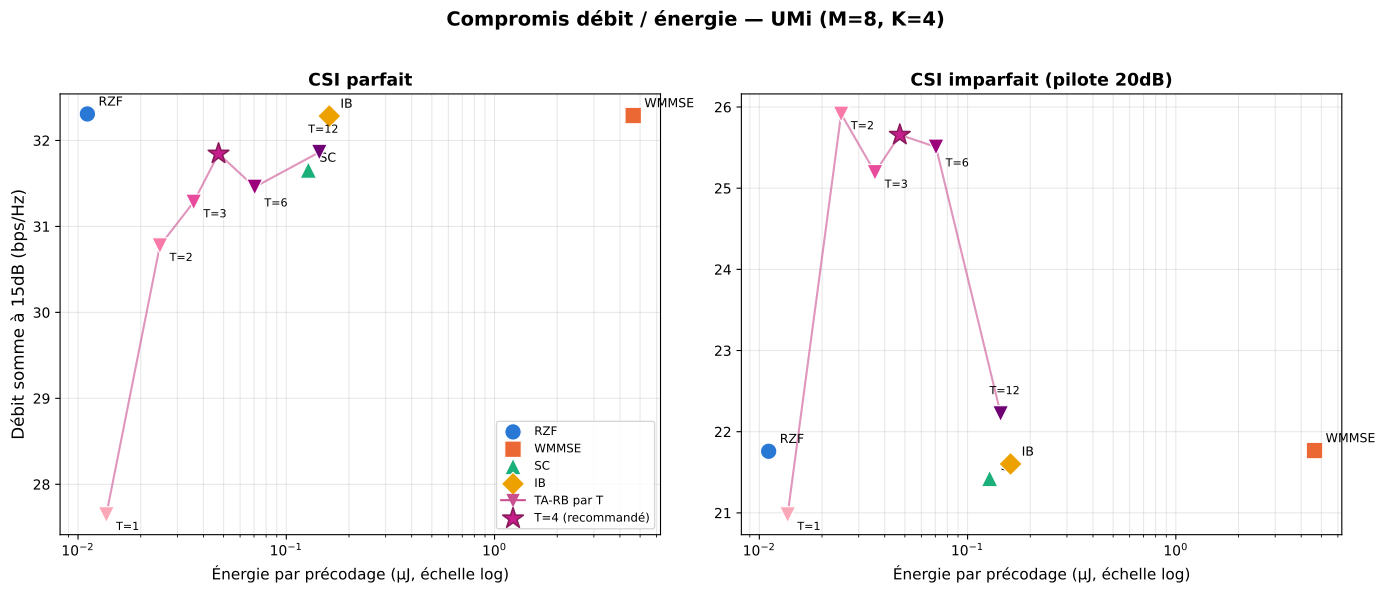

Recreate this plot in Python.
"""
figB_pareto_energy_T.py — Figure B, double panneau (demande utilisateur) :
Pareto débit/énergie, UMi (M=8, K=4) -- **gauche : CSI parfait**,
**droite : CSI imparfait** (pilote 20dB), même structure (RZF, WMMSE,
SC, IB, TA-RB par T ∈ {1,2,3,4,6,12}, débit à 15dB). Énergie par
précodage identique dans les deux panneaux (dépend de l'architecture,
pas du CSI). **T=4 mis en avant** comme point de fonctionnement
recommandé (meilleure moyenne %WMMSE du sweep CSI parfait ET moins
cher que T=6/T=12).

Usage: python3 figB_pareto_energy_T.py  (depuis results/figures_final/, CPU)
"""
import json
import numpy as np
import matplotlib
matplotlib.use('Agg')
import matplotlib.pyplot as plt
import matplotlib.cm as cm

DATA_DIR = '../../results/'

COLORS = {'RZF': '#2a78d6', 'WMMSE': '#eb6834', 'SC': '#1baf7a', 'IB': '#eda100'}
MARKERS = {'RZF': 'o', 'WMMSE': 's', 'SC': '^', 'IB': 'D'}
T_VALUES = [1, 2, 3, 4, 6, 12]
T_RECOMMENDED = 4
LABEL_OFFSETS = {1: (7, -11), 2: (7, -11), 3: (7, -11), 6: (7, -14), 12: (-8, 14)}

classical = np.load(DATA_DIR + 'classical_comparison_M8K4.npy', allow_pickle=True).item()
snr_classical = classical['snr']

single_evals = json.load(open(DATA_DIR + 'diag_front_a_signed_attn.json'))['evals']
intra_evals = json.load(open(DATA_DIR + 'diag_front_a_signed_attn_intra_rb.json'))['evals']
energy_v2 = json.load(open(DATA_DIR + 'complexity_energy_signed_attn_v2.json'))
energy_by_method = {r['method']: r for r in energy_v2 if r['precision'] == 'INT8'}
energy_fp32 = {r['method']: r for r in energy_v2 if r['precision'] == 'FP32'}
energy_per_T = json.load(open(DATA_DIR + 'energy_per_T_signed_attn.json'))
tsweep = {T: json.load(open(DATA_DIR + f'diag_tarb_residual_signed_attn_T{T}_train.json'))
          for T in T_VALUES}

e_rzf = energy_fp32['RZF']['energy_uj']
e_wmmse = energy_fp32['WMMSE (I=10)']['energy_uj']
e_sc = energy_by_method['SingleSC-signed_attn']['energy_uj']
e_ib = energy_by_method['IntraRB-signed_attn']['energy_uj']
e_T = {T: energy_per_T[str(T)]['energy_int8_uJ'] for T in T_VALUES}

# -- CSI parfait : débit à 15dB --
rate15_rzf = float(np.interp(15.0, snr_classical, classical['rzf_full']))
rate15_wmmse = float(np.interp(15.0, snr_classical, classical['wmmse']))
perfect_rates = {'RZF': rate15_rzf, 'WMMSE': rate15_wmmse,
                  'SC': single_evals['15.0'], 'IB': intra_evals['15.0']}
perfect_tsweep = {T: tsweep[T]['evals']['15.0'] for T in T_VALUES}

# -- CSI imparfait (pilote 20dB) : débit à 15dB -- T=4 déjà dans le sweep
# signed_attn (Figure A), T∈{1,2,3,6,12} calculés séparément (diag_csi_
# imperfect_tsweep.py) pour compléter la courbe Pareto --
csi_imp = json.load(open(DATA_DIR + 'diag_csi_imperfect_signed_attn_sweep.json'))
imperfect_rates = {'RZF': csi_imp['RZF']['15.0']['pilot20dB'],
                    'WMMSE': csi_imp['WMMSE']['15.0']['pilot20dB'],
                    'SC': csi_imp['SingleSC']['15.0']['pilot20dB'],
                    'IB': csi_imp['IntraRB']['15.0']['pilot20dB']}
imperfect_tsweep = {4: csi_imp['TA_RB_residual']['15.0']['pilot20dB']}
for T in T_VALUES:
    if T == 4:
        continue
    d = json.load(open(DATA_DIR + f'diag_csi_imperfect_tsweep_T{T}.json'))
    imperfect_tsweep[T] = d['results']['15.0']['pilot20dB']


def plot_panel(ax, rates, tsweep_rates, title):
    cmap = cm.get_cmap('RdPu')
    shades = [cmap(0.35 + 0.55 * i / (len(T_VALUES) - 1)) for i in range(len(T_VALUES))]

    ax.scatter(e_rzf, rates['RZF'], s=140, color=COLORS['RZF'], marker=MARKERS['RZF'],
               label='RZF', zorder=3, edgecolors='white', linewidths=0.8)
    ax.annotate('RZF', (e_rzf, rates['RZF']), textcoords='offset points', xytext=(8, 6), fontsize=9)
    ax.scatter(e_wmmse, rates['WMMSE'], s=140, color=COLORS['WMMSE'], marker=MARKERS['WMMSE'],
               label='WMMSE', zorder=3, edgecolors='white', linewidths=0.8)
    ax.annotate('WMMSE', (e_wmmse, rates['WMMSE']), textcoords='offset points', xytext=(8, 6), fontsize=9)
    ax.scatter(e_sc, rates['SC'], s=140, color=COLORS['SC'], marker=MARKERS['SC'],
               label='SC', zorder=3, edgecolors='white', linewidths=0.8)
    ax.annotate('SC', (e_sc, rates['SC']), textcoords='offset points', xytext=(8, 6), fontsize=9)
    ax.scatter(e_ib, rates['IB'], s=140, color=COLORS['IB'], marker=MARKERS['IB'],
               label='IB', zorder=3, edgecolors='white', linewidths=0.8)
    ax.annotate('IB', (e_ib, rates['IB']), textcoords='offset points', xytext=(8, 6), fontsize=9)

    e_line = [e_T[T] for T in T_VALUES]
    r_line = [tsweep_rates[T] for T in T_VALUES]
    ax.plot(e_line, r_line, color='#c94f8f', linestyle='-', linewidth=1.5, zorder=2, alpha=0.6)
    for T, e, r, c in zip(T_VALUES, e_line, r_line, shades):
        if T == T_RECOMMENDED:
            continue
        ax.scatter(e, r, s=130, color=c, marker='v', zorder=4, edgecolors='white', linewidths=0.8)
        ax.annotate(f'T={T}', (e, r), textcoords='offset points', xytext=LABEL_OFFSETS[T], fontsize=8)
    ax.plot([], [], color='#c94f8f', marker='v', linestyle='-', linewidth=1.5, markersize=8,
            label='TA-RB par T')

    i4 = T_VALUES.index(T_RECOMMENDED)
    ax.scatter(e_line[i4], r_line[i4], s=240, color=shades[i4], marker='*', zorder=5,
               edgecolors='#8b1a5c', linewidths=1.2, label=f'T={T_RECOMMENDED} (recommandé)')
    # pas d'étiquette texte ici (le marqueur étoile + la légende suffisent --
    # évite toute collision avec les T voisins, qui se resserrent différemment
    # selon le panneau CSI parfait/imparfait)

    ax.set_xscale('log')
    ax.set_xlabel('Énergie par précodage (µJ, échelle log)', fontsize=11)
    ax.set_title(title, fontsize=12.5, fontweight='bold')
    ax.grid(True, alpha=0.3, which='both')


fig, (ax1, ax2) = plt.subplots(1, 2, figsize=(14, 5.8))
plot_panel(ax1, perfect_rates, perfect_tsweep, 'CSI parfait')
ax1.set_ylabel('Débit somme à 15dB (bps/Hz)', fontsize=12)
ax1.legend(fontsize=8.5, loc='lower right')
plot_panel(ax2, imperfect_rates, imperfect_tsweep, 'CSI imparfait (pilote 20dB)')

fig.suptitle('Compromis débit / énergie — UMi (M=8, K=4)', fontsize=14, fontweight='bold', y=1.02)
fig.tight_layout()
fig.savefig('figB_pareto_energy_T.png', dpi=200, bbox_inches='tight')
fig.savefig('figB_pareto_energy_T.pdf', bbox_inches='tight')
plt.close(fig)

out = {'perfect': {'RZF': {'energy_uj': e_rzf, 'rate15': perfect_rates['RZF']},
                    'WMMSE': {'energy_uj': e_wmmse, 'rate15': perfect_rates['WMMSE']},
                    'SC': {'energy_uj': e_sc, 'rate15': perfect_rates['SC']},
                    'IB': {'energy_uj': e_ib, 'rate15': perfect_rates['IB']},
                    'TA_RB_by_T': {str(T): {'energy_uj': e_T[T], 'rate15': perfect_tsweep[T],
                                             'recommended': (T == T_RECOMMENDED)} for T in T_VALUES}},
       'imperfect_pilot20dB': {'RZF': {'energy_uj': e_rzf, 'rate15': imperfect_rates['RZF']},
                                'WMMSE': {'energy_uj': e_wmmse, 'rate15': imperfect_rates['WMMSE']},
                                'SC': {'energy_uj': e_sc, 'rate15': imperfect_rates['SC']},
                                'IB': {'energy_uj': e_ib, 'rate15': imperfect_rates['IB']},
                                'TA_RB_by_T': {str(T): {'energy_uj': e_T[T], 'rate15': imperfect_tsweep[T],
                                                         'recommended': (T == T_RECOMMENDED)} for T in T_VALUES}}}
with open('figB_pareto_energy_T.json', 'w') as f:
    json.dump(out, f, indent=2)
print('✅ Figure B -> figB_pareto_energy_T.{png,pdf,json}')
